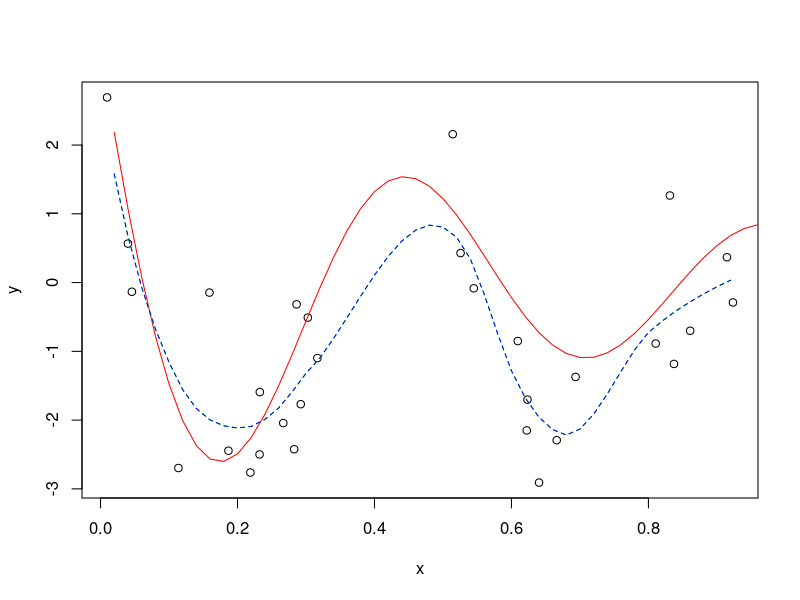

Recreate this plot in R.
## ---- chunk 1
get_diag = function(x, span) {
  # x: n-by-1 feature vector
  # span: numerical value for span
  
  n = length(x)
  
  # return vector d (diagonal)
  d = rep(0, n)
  
  # Smoothing matrix S
  S = diag(n)
  
  # Algorithm
  for(i in 1:n) {
    fit = loess(S[ , i] ~ x, span=span)
    y_hat = fit$fitted
    d[i] = y_hat[i]
  }
  
  return(d)
}
## ---- chunk 2
span_value_iter = function(x, y, span) {
  n = length(x)
  num_span = length(span)
  
  # return value vectors
  cv = rep(0, num_span)
  gcv = rep(0, num_span)
  
  # Iterate over the span values
  for(s in 1:num_span) {
    # For each span, calculate cv and gcv values
    # First, fit the loess model
    fit = loess(y ~ x, span=span[s], control=loess.control(surface="direct"))
    residuals = fit$residuals
    d = get_diag(x, span[s])
    
    # intermediate calculations for cv and gcv
    # https://liangfgithub.github.io/Notes/lec_W5_NonlinearRegression.pdf slide 33
    tr = sum(d)
    sse = sum(residuals ^ 2)
    
    # calculate cv
    cv[s] = sum((residuals / (1 - d))^2) / n
    
    # calculate gcv
    gcv[s] = sse / (n * (1 - (tr / n)) ^ 2)
  }
  
  return(list(cv = cv, gcv = gcv))
}
## ---- chunk 3
part1_data = read.csv("Coding3_Data.csv")
test_span = c(0.2, 0.25, 0.3, 0.35, 0.4, 0.45, 0.5, 0.55, 0.6, 0.65, 0.7, 0.75, 0.8, 0.85, 0.9)
result = span_value_iter(part1_data$x, part1_data$y, test_span)

# Report cv, gcv values
output = data.frame(CV = result$cv, GCV = result$gcv, span = test_span)
output

# Optimal cv values
cv_opt = output$span[output$CV == min(output$CV)]
cv_opt

# Optimal gcv values
gcv_opt = output$span[output$GCV == min(output$GCV)]
gcv_opt

# Plot curve
# Data + Control curve
plot(part1_data$x, part1_data$y, xlab="x", ylab="y")

fx = 1:50/50
fy = sin(12*(fx + 0.2)) / (fx + 0.2)
lines(fx, fy, col="red")

# My curve - cv
cv_f = loess(y ~ x, part1_data, span=cv_opt)
lines(fx, predict(cv_f, data.frame(x = fx)), lty=2, col="green")

# My curve - gcv
gcv_f = loess(y ~ x, part1_data, span=gcv_opt)
lines(fx, predict(gcv_f, data.frame(x = fx)), lty=2, col="blue")
